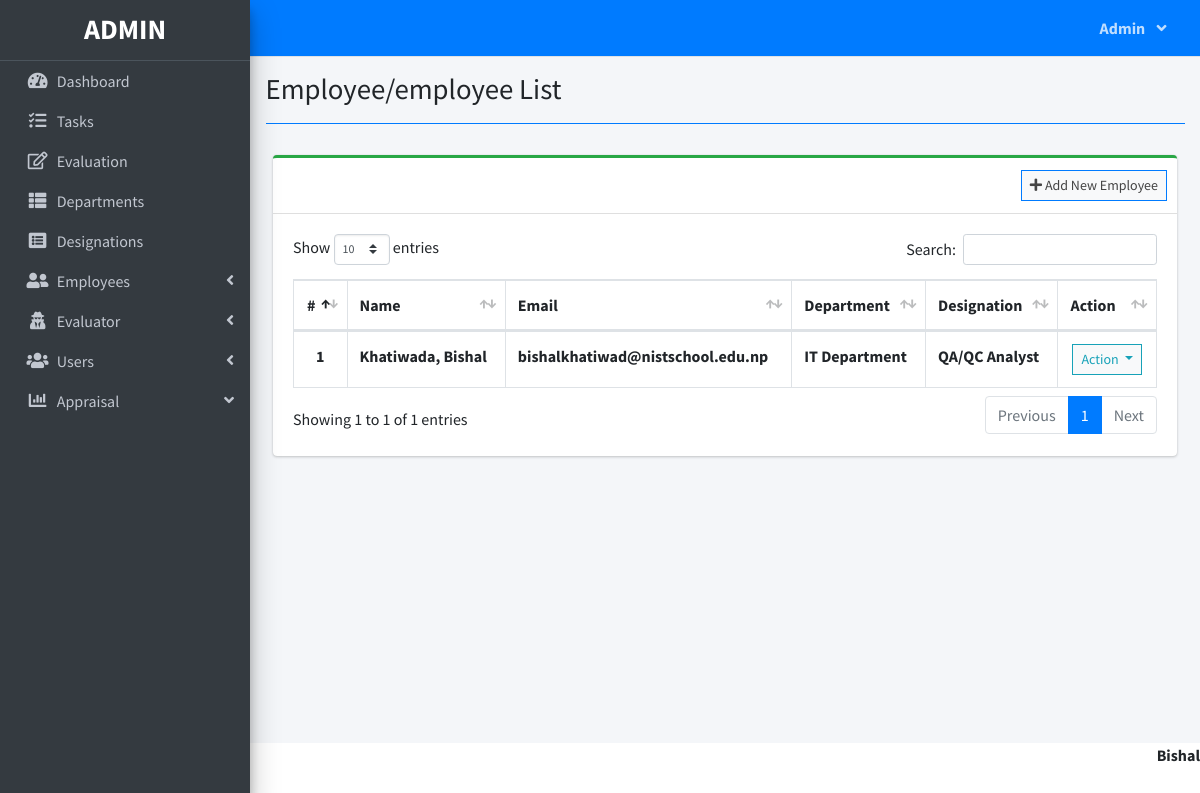
The page /index.php?page=employee/employee_list (signed in) on the database its author committed.
### tables this page shows
CREATE TABLE `employee_list` (
  `id` int(30) NOT NULL,
  `employee_id` int(100) DEFAULT NULL,
  `firstname` varchar(200) NOT NULL,
  `middlename` varchar(200) NOT NULL,
  `lastname` varchar(200) NOT NULL,
  `email` varchar(200) NOT NULL,
  `password` text NOT NULL,
  `department_id` int(30) NOT NULL,
  `designation_id` int(30) NOT NULL,
  `evaluator_id` int(30) NOT NULL,
  `avatar` text DEFAULT NULL,
  `date_created` datetime NOT NULL DEFAULT current_timestamp()
);

### employee/employee_list.php (the view, shortened to what this page needs)
<?php include'db_connect.php' ?>
<div class="col-lg-12">
	<div class="card card-outline card-success">
		<div class="card-header">
			<div class="card-tools">
				<a class="btn btn-block btn-sm btn-default btn-flat border-primary" href="./index.php?page=employee/new_employee"><i class="fa fa-plus"></i> Add New Employee</a>
			</div>
		</div>
		<div class="card-body">
			<table class="table tabe-hover table-bordered" id="list">
				<thead>
					<tr>
						<th class="text-center">#</th>
						<th>Name</th>
						<th>Email</th>
						<th>Department</th>
						<th>Designation</th>
						<th>Action</th>
					</tr>
				</thead>
				<tbody>
					<?php
					$i = 1;
					$designations = $conn->query("SELECT * FROM designation_list ");
					$design_arr[0]= "Unset";
					while($row=$designations->fetch_assoc()){
						$design_arr[$row['id']] =$row['designation'];
					}
					$departments = $conn->query("SELECT * FROM department_list ");
					$dept_arr[0]= "Unset";
					while($row=$departments->fetch_assoc()){
						$dept_arr[$row['id']] =$row['department'];
					}
					$qry = $conn->query("SELECT *,concat(lastname,', ',firstname,' ',middlename) as name FROM employee_list order by concat(lastname,', ',firstname,' ',middlename) asc");
					while($row= $qry->fetch_assoc()):
					?>
					<tr>
						<th class="text-center"><?php echo $i++ ?></th>
						<td><b><?php echo ucwords($row['name']) ?></b></td>
						<td><b><?php echo $row['email'] ?></b></td>
						<td><b><?php echo isset($dept_arr[$row['department_id']]) ? $dept_arr[$row['department_id']] : 'Unknow Department' ?></b></td>
						<td><b><?php echo isset($design_arr[$row['designation_id']]) ? $design_arr[$row['designation_id']] : 'Unknow Designation' ?></b></td>
						<td class="text-center">
							<button type="button" class="btn btn-default btn-sm btn-flat border-info wave-effect text-info dropdown-toggle" data-toggle="dropdown" aria-expanded="true">
		                      Action
		                    </button>
						</td>
					</tr>
				<?php endwhile; ?>
				</tbody>
			</table>
		</div>
	</div>
</div>

### rows shown on the page
employee_list: name "Khatiwada, Bishal", email "bishalkhatiwad@nistschool.edu.np", department "IT Department", designation "QA/QC Analyst"

### other values the page prints
$_SESSION['login_firstname'] "Admin"
$title "Employee/employee List"
$_SESSION['system']['name'] "Bishal"
